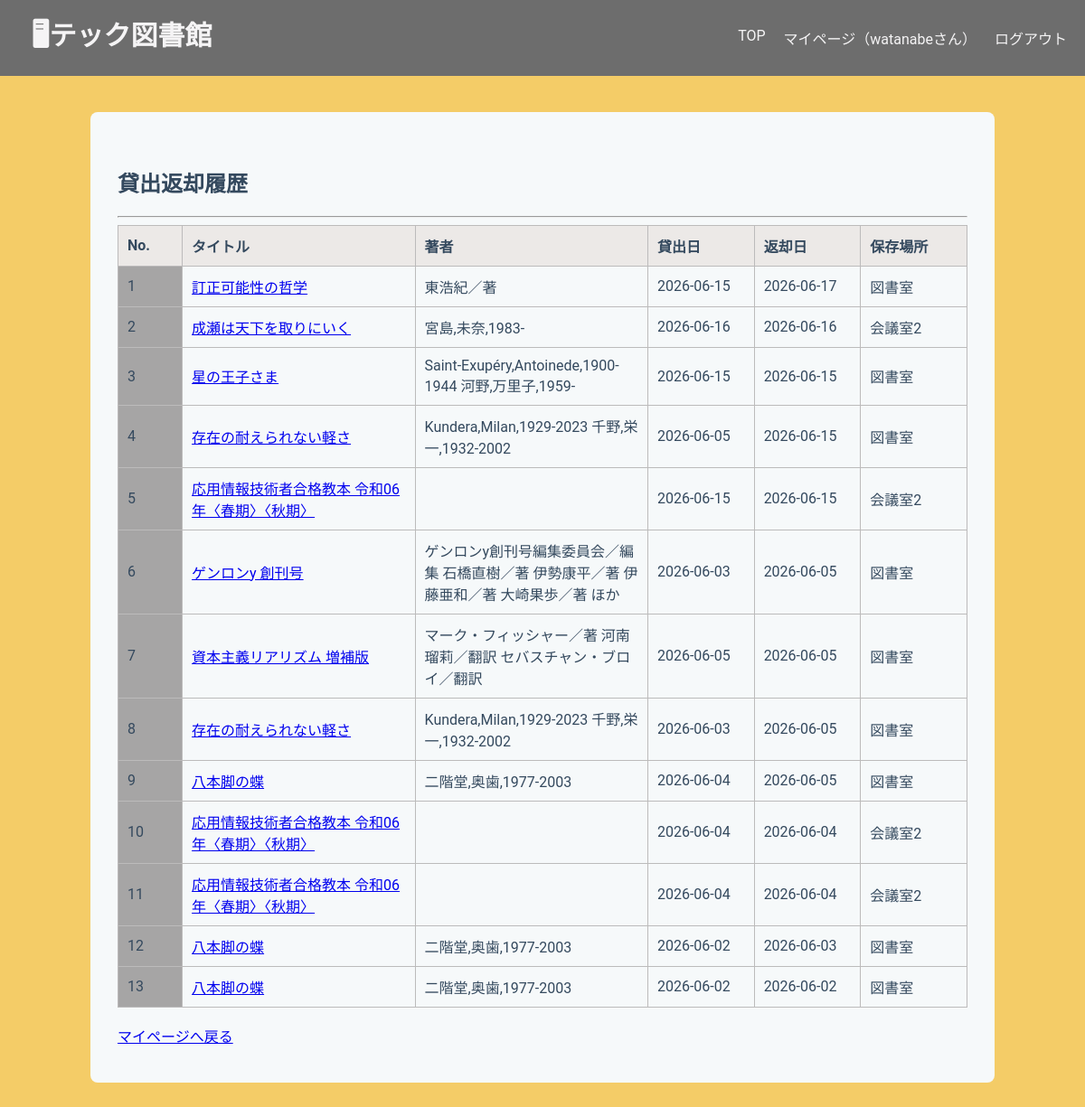
The app's page /library/history/ (signed in), older data.
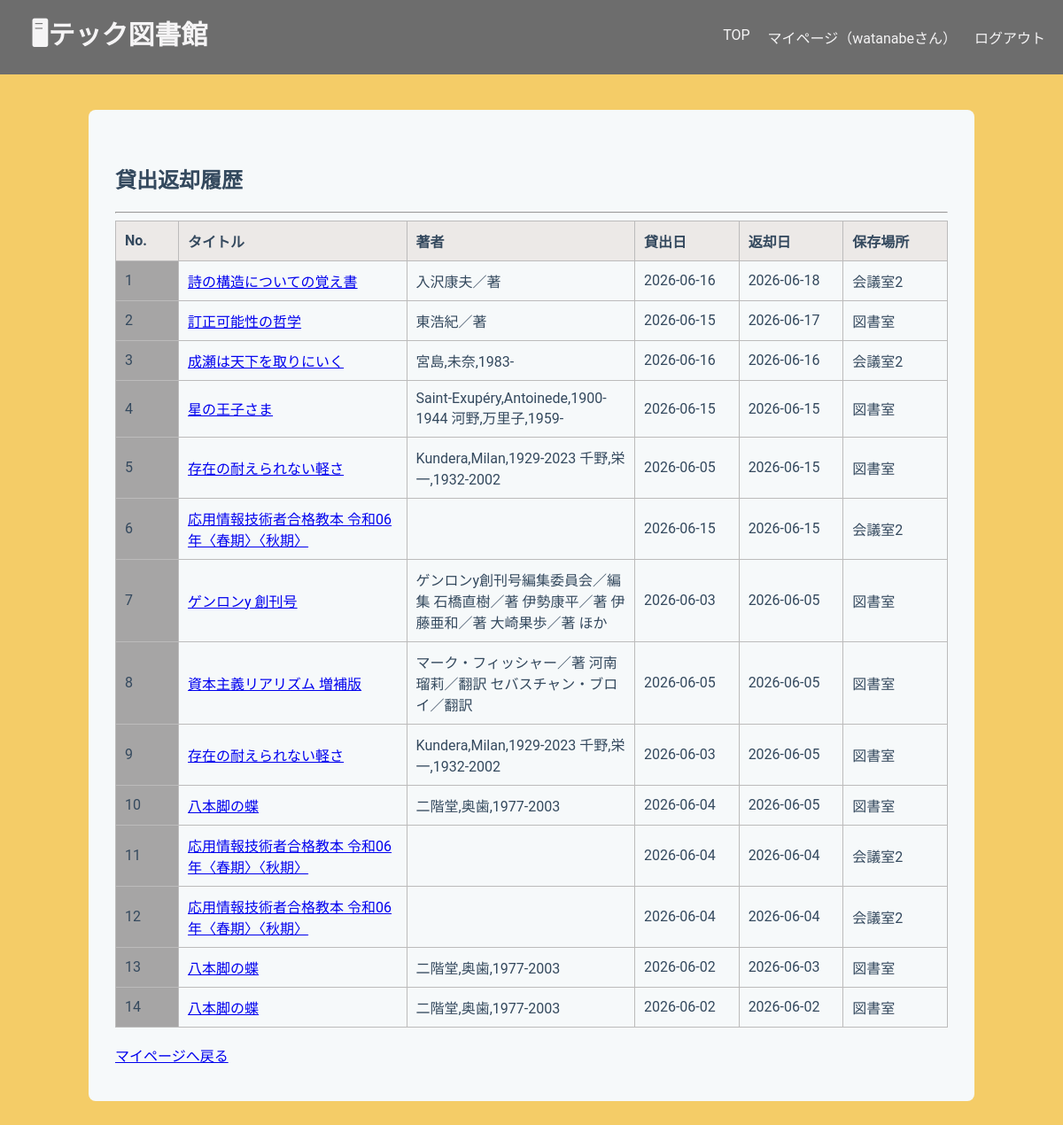
The same page, newer data.
### libraryapp/models.py (models this page shows, shortened)
class Borrow(models.Model):
    user = models.ForeignKey(User, on_delete=models.CASCADE)
    stock = models.ForeignKey(
        Stock,
        on_delete=models.PROTECT,
        related_name="borrows"
    )
    borrowed_at = models.DateTimeField(default=timezone.now)
    due_date = models.DateField()
    returned_at = models.DateTimeField(null=True, blank=True)

class Stock(models.Model):
    book = models.ForeignKey(
        Book,
        on_delete=models.CASCADE,
        related_name="stocks"
    )
    location = models.ForeignKey(
        Location,
        on_delete=models.PROTECT,
        related_name="stocks"
    )
    is_available = models.BooleanField(default=True)

class Book(models.Model):
    isbn = models.CharField(
        max_length=17,
        help_text='ISBN-10 または ISBN-13（ハイフン可）',
        verbose_name='ISBN',
        unique=True,
    )
    title = models.CharField(max_length=200, blank=True)
    author = models.CharField(max_length=200, null=True, blank=True)
    publisher = models.CharField(max_length=200, null=True, blank=True)
    publication_date = models.DateField(null=True, blank=True)
    description = models.TextField(null=True, blank=True)
    cover_url = models.URLField(null=True, blank=True)
    edition_number = models.IntegerField(default=1)

class Location(models.Model):
    name = models.CharField(max_length=100)
    def __str__(self):
        return self.name

### libraryapp/views.py (the view)
# urls.py: path("history/", views.BorrowHistoryView.as_view(), name="borrow_history"),
class BorrowHistoryView(LoginRequiredMixin, ListView):
    model = Borrow
    template_name = "libraryapp/borrow_history.html"
    context_object_name = "histories"
    def get_queryset(self):
        return (
            Borrow.objects.filter(
                user=self.request.user,
                returned_at__isnull=False
            )
            .select_related("stock__book")
            .order_by("-returned_at")
        )

### templates/libraryapp/borrow_history.html (shortened to what this page needs)
{% extends "libraryapp/base.html" %}
{% block content %}
<h2>貸出返却履歴</h2>
<hr>
<table>
    <tr>
        <th class="number-header">No.</th>
        <th class="title">タイトル</th>
        <th class="author">著者</th>
        <th class="date">貸出日</th>
        <th class="date">返却日</th>
        <th class="location">保存場所</th>
    </tr>
    {% for history in histories %}
    <tr>
        <td class="number">
            {{ forloop.counter }}
        </td>
        <td>
            <a href="{% url 'book_detail' history.stock.book.id %}">
                {{ history.stock.book.title }}
            </a>
        </td>
        <td>
            {{ history.stock.book.author }}
        </td>
        <td>
            {{ history.borrowed_at|date:"Y-m-d" }}
        </td>
        <td>
            {{ history.returned_at|date:"Y-m-d" }}
        </td>
        <td>
            {{ history.stock.location }}
        </td>
    </tr>
    {% empty %}
    <tr>
        <td colspan="6">
            貸出履歴はありません。
        </td>
    </tr>
    {% endfor %}
</table>
<br>
<a href="{% url 'mypage' %}">
    マイページへ戻る
</a>
{% endblock %}

Row changes from the older to the newer data that the page shows:
now on this page (row edited): Borrow: stock.book "詩の構造についての覚え書", stock.book.author "入沢康夫／著", borrowed_at "2026-06-16", returned_at "2026-06-18", stock.location "会議室2"
